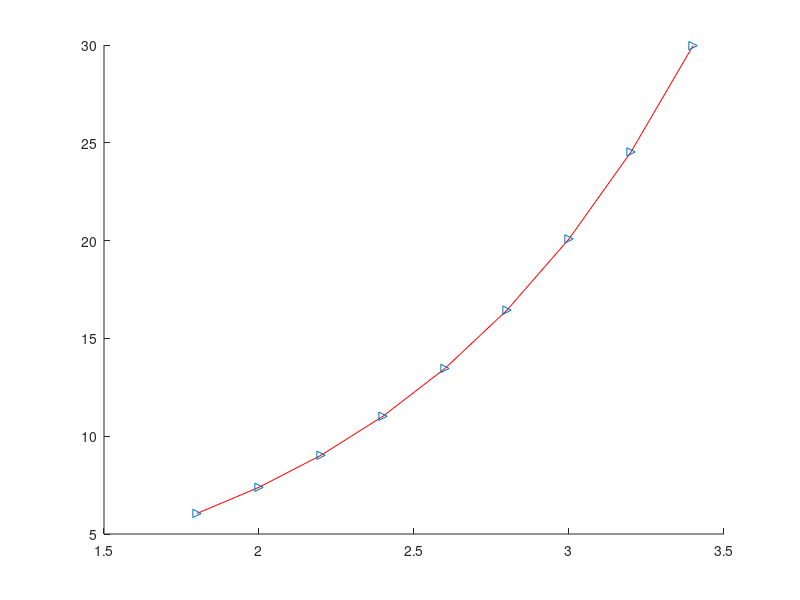

This chart was generated by the following MATLAB code:
%initialisation %%
clear all
clc
clf
x = [1.8:0.2:3.4];
f = [6.050, 7.389, 9.025, 11.023, 13.464, 16.445, 20.086, 24.533, 29.964];
h = 0.2;
n = 8;
F=0.;
%%calc%%
for i=2:1:n-1
    F = F + f(i);
end
F = 2 * F;
F = F + f(1);
F = F+ f(n);
F = F * h * 0.5;
disp(F)
y=exp(x);
hold on
plot (x,f, 'red')
plot (x,y, '>')
